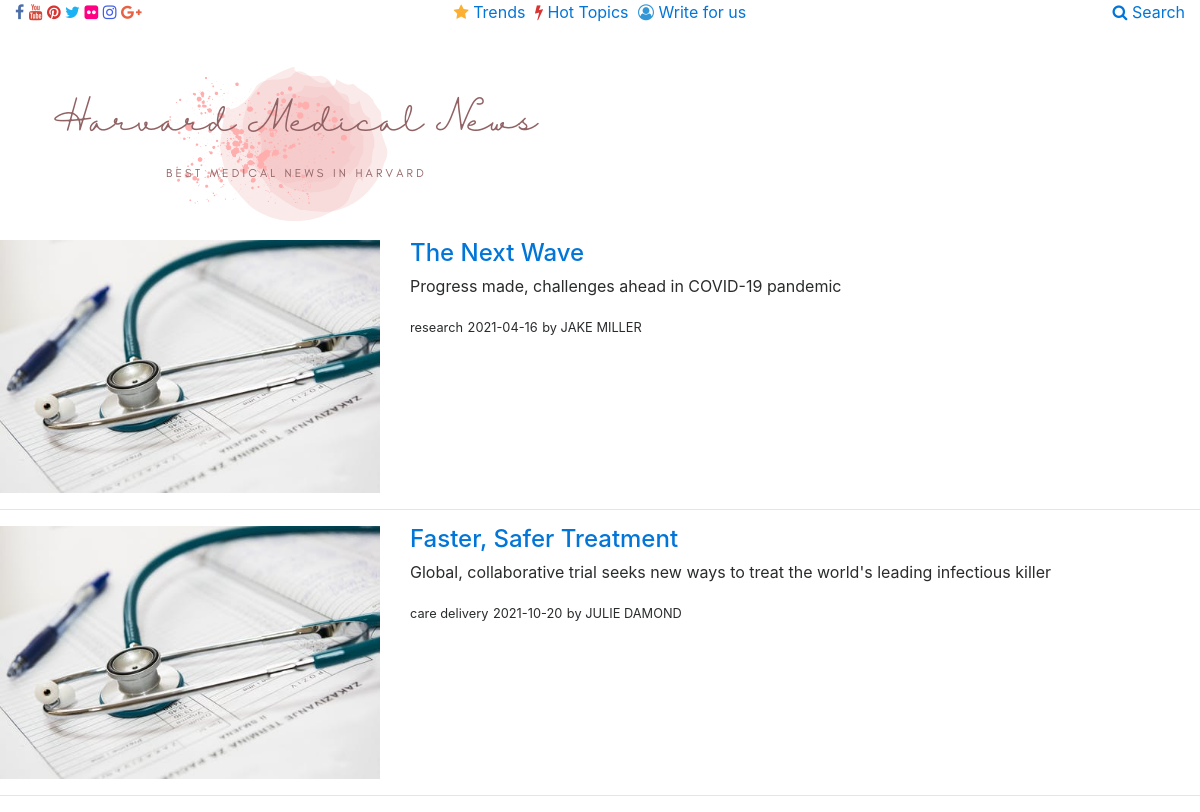
The app's page /php_file/index.php with its own data.
### tables this page shows
CREATE TABLE `article` (
  `ARTICLE_ID` int(10) UNSIGNED NOT NULL,
  `Title` tinytext,
  `Subtitle` text,
  `content` longtext
);

CREATE TABLE `topics` (
  `ID` int(10) UNSIGNED NOT NULL,
  `value` varchar(256) DEFAULT NULL
);

CREATE TABLE `articles_metadata` (
  `ARTICLE_ID` int(10) UNSIGNED NOT NULL,
  `published_date` date DEFAULT NULL,
  `authors` varchar(256) DEFAULT '',
  `topic_id` int(10) UNSIGNED NOT NULL
);

### php_file/index.php (the view, shortened to what this page needs)
<?php
include_once 'database.php';
$result = mysqli_query($conn,"SELECT * FROM article a JOIN articles_metadata b ON a.ARTICLE_ID = b.ARTICLE_ID JOIN topics c ON b.topic_id = c.ID");
?>
<!DOCTYPE html>
<html>
    <link href="css/bootstrap.css" rel="stylesheet">
    <link href="css/font-awesome.min.css" rel="stylesheet">
    <link href="style.css" rel="stylesheet">
    <link href="css/responsive.css" rel="stylesheet">
    <link href="css/colors.css" rel="stylesheet">
 <head>
 </head>
<body>
<div id="wrapper">
        <div class="topbar-section">
            <div class="container-fluid">
                <div class="row">
                    <div class="col-lg-4 col-md-6 col-sm-6 hidden-xs-down">
                        <div class="topsocial">
                            <a href="#" data-toggle="tooltip" data-placement="bottom" title="Facebook"><i class="fa fa-facebook"></i></a>
                            <a href="#" data-toggle="tooltip" data-placement="bottom" title="Youtube"><i class="fa fa-youtube"></i></a>
                            <a href="#" data-toggle="tooltip" data-placement="bottom" title="Pinterest"><i class="fa fa-pinterest"></i></a>
                            <a href="#" data-toggle="tooltip" data-placement="bottom" title="Twitter"><i class="fa fa-twitter"></i></a>
                            <a href="#" data-toggle="tooltip" data-placement="bottom" title="Flickr"><i class="fa fa-flickr"></i></a>
                            <a href="#" data-toggle="tooltip" data-placement="bottom" title="Instagram"><i class="fa fa-instagram"></i></a>
                            <a href="#" data-toggle="tooltip" data-placement="bottom" title="Google+"><i class="fa fa-google-plus"></i></a>
                        </div>
                    </div>
                    <div class="col-lg-4 hidden-md-down">
                        <div class="topmenu text-center">
                            <ul class="list-inline">
                                <li class="list-inline-item"><a href="blog-category-01.html"><i class="fa fa-star"></i> Trends</a></li>
                                <li class="list-inline-item"><a href="blog-category-02.html"><i class="fa fa-bolt"></i> Hot Topics</a></li>
                                <li class="list-inline-item"><a href="page-contact.html"><i class="fa fa-user-circle-o"></i> Write for us</a></li>
                            </ul>
                        </div>
                    </div>
                    <div class="col-lg-4 col-md-6 col-sm-6 col-xs-12">
                        <div class="topsearch text-right">
                            <a data-toggle="collapse" href="#collapseExample" aria-expanded="false" aria-controls="collapseExample"><i class="fa fa-search"></i> Search</a>
                        </div>
                    </div>
                </div>
            </div>
        </div>
        <div class="header-section">
            <div class="container">
                <div class="row">
                    <div class="col-md-12">
                        <div class="logo">
                            <a href="/"><img src="images/logo.png" alt=""></a>
                        </div>
                    </div>
                </div>
            </div>
        </div>
<?php
if (mysqli_num_rows($result) > 0) {
?>
<?php
while($row = mysqli_fetch_array($result)) {
?>
<div class="blog-box row">
    <div class="col-md-4">
        <div class="post-media">
            <a href="/" title="">
                <img src="images/medical2.png" alt="" class="img-fluid">
            </a>
        </div>
    </div>
    <div class="blog-meta big-meta col-md-8">
        <h4><?php echo "<a href='article.php?id=".$row["ARTICLE_ID"]."'>".$row["Title"]."</a>"; ?></h4>
        <p><?php echo $row["Subtitle"]; ?></p>
        <small><?php echo $row["value"]; ?></small>
        <small><?php echo $row["published_date"]; ?></small>
        <small> by <?php echo $row["authors"]; ?></small>
    </div>
</div>
<hr class="invis">
<?php
}
?>
 <?php
}
else{
    echo "No result found";
}
?>
 </body>
</html>

### php_file/css/colors.css (style rules this page uses)
.authorbox p a, .pp a, .sitemap-wrapper small, .fa-user-circle-o, .footer h5:hover, a:hover, a:focus, .navbar-nav .nav-link:hover, .navbar-nav .nav-link:focus, .navbar-inverse .navbar-nav .active > .nav-link, .navbar-inverse .navbar-nav .nav-link.active, .navbar-inverse .navbar-nav .nav-link.open, .navbar-inverse .navbar-nav .open > .nav-link { color: #3197d6 !important; }
.fa-star-o, .fa-star { color: #fbb034; }
.topsocial .fa.fa-facebook { color: #4b6ea9; }
.topsocial .fa.fa-google-plus { color: #e86142; }
.topsocial .fa.fa-twitter { color: #1ab2f5; }
.fa-bolt, .topsocial .fa.fa-pinterest { color: #d73533; }
.topsocial .fa.fa-youtube { color: #d44638; }
.topsocial .fa.fa-instagram { color: #405de6; }
.topsocial .fa.fa-flickr { color: #ff0084; }

### records on screen
article: Title "The Next Wave", Subtitle "Progress made, challenges ahead in COVID-19 pandemic", topics.value "research", ARTICLE_ID.published_date "2021-04-16", ARTICLE_ID.authors "JAKE MILLER"
article: Title "Faster, Safer Treatment", Subtitle "Global, collaborative trial seeks new ways to treat the world's leading infectious killer", topics.value "care delivery", ARTICLE_ID.published_date "2021-10-20", ARTICLE_ID.authors "JULIE DAMOND"
